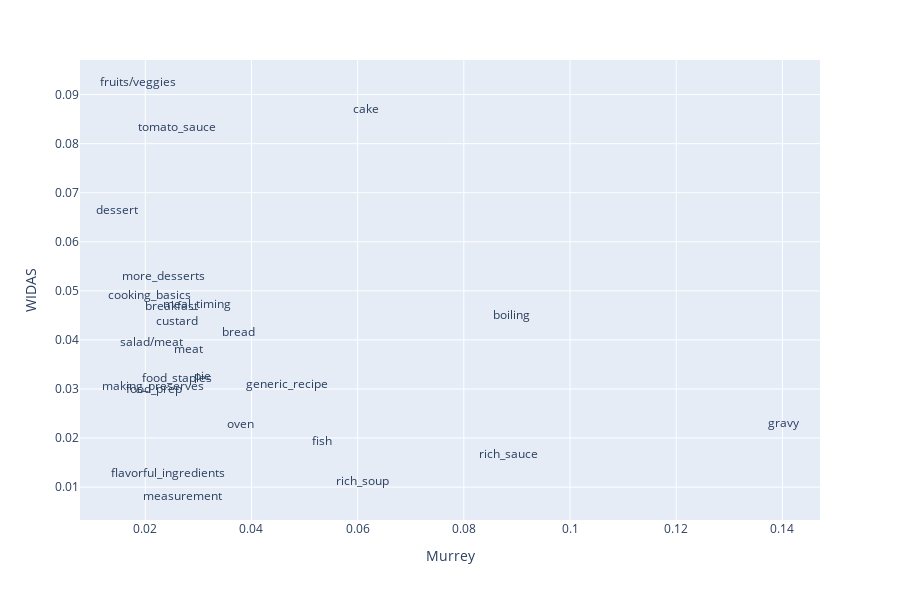

Source (notebook cell):
### Markdown cell above
First we compare the only two authors with multiple books, Thomas J. Murrey and the Woman's Institute of Domestic Arts and Sciences (WIDAS). Murrey is strongly influenced by Topics 22 (Gravy) and 1 (Rich Sauce), while these are less important for WIDAS.  WIDAS ranks higher with Topic 18s (Fruits / Veggies) and 12 (Tomato Sauce) than does Murrey.

### Code cell
AUTHORS['names'] = names
px.scatter(AUTHORS.reset_index(), 'Murrey', 'WIDAS', hover_name='topterms', text='names')\
    .update_traces(mode='text')

### Figure 1 — Plotly figure (JSON) as saved in the notebook; plotly's stock layout.template omitted (floating-point values rounded to 4 significant figures)
{"data": [{"hoverlabel": {"namelength": 0}, "hovertemplate": "<b>%{hovertext}</b><br><br>Murrey=%{x}<br>WIDAS=%{y}<br>names=%{text}", "hovertext": ["juice sugar water lemon fruit pudding orange jelly syrup bottle", "crumbs parsley lobster pepper sauce butter oysters egg salt mayonnaise", "powder oysters flavour soda acid spice cook sweetbreads ingredients relish", "knife lettuce pieces skin dressing end way oil salad slices", "food rice tea family day diet foods value time grains", "potatoes meal soup coffee breakfast way carrots dish dinner stock", "food water body jars foods substances pressure air protein salts", "water minutes salt boiling tender hour boil point pieces hours", "sugar eggs water milk flour butter mixture egg salt pound", "cake kind method cakes pastry preparation dessert making recipes kinds", "meat beef mutton roast ham chops veal steak piece steaks", "soup head meat pieces stock hour turtle quarts lobster pounds", "tsp salt butter pepper tomatoes milk chicken onion water toast", "butter pie paste bread crust slices place filling table slice", "fish water dish salt hour hours macaroni salmon day layer", "egg eggs ice mixture beans cheese shell cakes place liquid", "salad cooking dressing salads temperature time oil year heat meat", "fat flour meat bread wheat salt hare pork potato pan", "fruit fruits vegetables sugar food flavor foods cabbage apples value", "bread ingredients dough time work cookery process making use things", "milk cream water cheese custard dish sugar place butter boiler", "oven dish bacon place minutes bone pan layer butter shells", "sauce pan butter salt pepper gravy flour minutes spoonful water", "coffee corn food cereals chocolate use cocoa beverages value cereal", "cup teaspoon tablespoons cups water tablespoon salt milk tablespoonfuls teaspoonful"], "legendgroup": "", "marker": {"color": "#636efa", "symbol": "circle"}, "mode": "text", "name": "", "showlegend": false, "text": ["making_preserves", "rich_sauce", "flavorful_ingredients", "food_prep", "food_staples", "meal_timing", "cooking_basics", "boiling", "cake", "dessert", "meat", "rich_soup", "tomato_sauce", "pie", "fish", "more_desserts", "salad/meat", "generic_recipe", "fruits/veggies", "bread", "custard", "oven", "gravy", "breakfast", "measurement"], "type": "scatter", "x": [0.02144, 0.08834, 0.02422, 0.02165, 0.02605, 0.0297, 0.02083, 0.08906, 0.06154, 0.01467, 0.0282, 0.06092, 0.02588, 0.0308, 0.05334, 0.02342, 0.02111, 0.04671, 0.01872, 0.03757, 0.02589, 0.03792, 0.1401, 0.0249, 0.02701], "xaxis": "x", "y": [0.03035, 0.01661, 0.01265, 0.02979, 0.03195, 0.04706, 0.04897, 0.04489, 0.08696, 0.06635, 0.03798, 0.01101, 0.08313, 0.03252, 0.01918, 0.05281, 0.03947, 0.03075, 0.09237, 0.04134, 0.04372, 0.02265, 0.02287, 0.04665, 0.007983], "yaxis": "y"}], "layout": {"height": 600, "legend": {"tracegroupgap": 0}, "margin": {"t": 60}, "xaxis": {"anchor": "y", "domain": [0, 1], "title": {"text": "Murrey"}}, "yaxis": {"anchor": "x", "domain": [0, 1], "title": {"text": "WIDAS"}}}}
